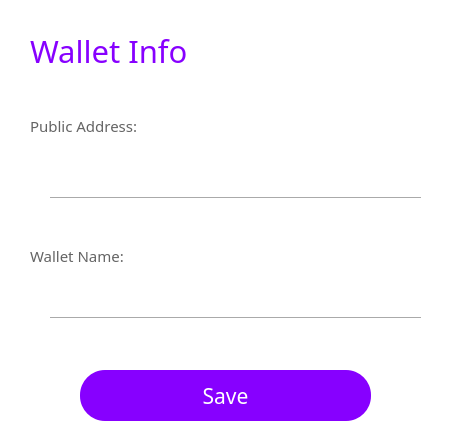
<?xml version="1.0" encoding="UTF-8"?>
<ui version="4.0">
 <class>MulWalForm</class>
 <widget class="QWidget" name="MulWalForm">
  <property name="geometry">
   <rect>
    <x>0</x>
    <y>0</y>
    <width>463</width>
    <height>444</height>
   </rect>
  </property>
  <property name="windowTitle">
   <string>Form</string>
  </property>
  <property name="styleSheet">
   <string notr="true">background-color: rgb(255, 255, 255);</string>
  </property>
  <widget class="QLabel" name="label_51">
   <property name="geometry">
    <rect>
     <x>30</x>
     <y>240</y>
     <width>121</width>
     <height>31</height>
    </rect>
   </property>
   <property name="font">
    <font>
     <family>微软雅黑</family>
     <pointsize>11</pointsize>
    </font>
   </property>
   <property name="styleSheet">
    <string notr="true">color: rgb(100, 100, 100);</string>
   </property>
   <property name="text">
    <string>Wallet Name:</string>
   </property>
  </widget>
  <widget class="Line" name="line_38">
   <property name="geometry">
    <rect>
     <x>50</x>
     <y>190</y>
     <width>371</width>
     <height>16</height>
    </rect>
   </property>
   <property name="orientation">
    <enum>Qt::Horizontal</enum>
   </property>
  </widget>
  <widget class="QLineEdit" name="lineEdit_7">
   <property name="geometry">
    <rect>
     <x>50</x>
     <y>280</y>
     <width>371</width>
     <height>31</height>
    </rect>
   </property>
   <property name="font">
    <font>
     <family>微软雅黑</family>
     <pointsize>10</pointsize>
    </font>
   </property>
   <property name="toolTip">
    <string/>
   </property>
   <property name="statusTip">
    <string/>
   </property>
   <property name="whatsThis">
    <string/>
   </property>
   <property name="accessibleName">
    <string/>
   </property>
   <property name="accessibleDescription">
    <string/>
   </property>
   <property name="styleSheet">
    <string notr="true">
QLineEdit[echoMode=&quot;2&quot;] {
    lineedit-password-character:42;
}
</string>
   </property>
   <property name="frame">
    <bool>false</bool>
   </property>
   <property name="echoMode">
    <enum>QLineEdit::Normal</enum>
   </property>
   <property name="placeholderText">
    <string/>
   </property>
  </widget>
  <widget class="QLabel" name="label_15">
   <property name="geometry">
    <rect>
     <x>30</x>
     <y>30</y>
     <width>201</width>
     <height>41</height>
    </rect>
   </property>
   <property name="font">
    <font>
     <family>微软雅黑</family>
     <pointsize>23</pointsize>
     <weight>50</weight>
     <bold>false</bold>
    </font>
   </property>
   <property name="styleSheet">
    <string notr="true">color: rgb(135, 0, 255);</string>
   </property>
   <property name="text">
    <string>Wallet Info</string>
   </property>
  </widget>
  <widget class="QLabel" name="label_52">
   <property name="geometry">
    <rect>
     <x>30</x>
     <y>110</y>
     <width>151</width>
     <height>31</height>
    </rect>
   </property>
   <property name="font">
    <font>
     <family>微软雅黑</family>
     <pointsize>11</pointsize>
    </font>
   </property>
   <property name="styleSheet">
    <string notr="true">color: rgb(100, 100, 100);</string>
   </property>
   <property name="text">
    <string>Public Address:</string>
   </property>
  </widget>
  <widget class="QLineEdit" name="lineEdit_6">
   <property name="geometry">
    <rect>
     <x>50</x>
     <y>160</y>
     <width>371</width>
     <height>31</height>
    </rect>
   </property>
   <property name="font">
    <font>
     <family>微软雅黑</family>
     <pointsize>10</pointsize>
    </font>
   </property>
   <property name="toolTip">
    <string/>
   </property>
   <property name="statusTip">
    <string/>
   </property>
   <property name="whatsThis">
    <string/>
   </property>
   <property name="accessibleName">
    <string/>
   </property>
   <property name="accessibleDescription">
    <string/>
   </property>
   <property name="styleSheet">
    <string notr="true">
QLineEdit[echoMode=&quot;2&quot;] {
    lineedit-password-character:42;
}
</string>
   </property>
   <property name="frame">
    <bool>false</bool>
   </property>
   <property name="echoMode">
    <enum>QLineEdit::Normal</enum>
   </property>
  </widget>
  <widget class="QPushButton" name="pushButton_9">
   <property name="geometry">
    <rect>
     <x>80</x>
     <y>370</y>
     <width>291</width>
     <height>51</height>
    </rect>
   </property>
   <property name="font">
    <font>
     <family>微软雅黑</family>
     <pointsize>16</pointsize>
    </font>
   </property>
   <property name="cursor">
    <cursorShape>PointingHandCursor</cursorShape>
   </property>
   <property name="focusPolicy">
    <enum>Qt::NoFocus</enum>
   </property>
   <property name="styleSheet">
    <string notr="true">background-color: rgb(135, 0, 255);
color: rgb(255, 255, 255);
border-radius:25px;</string>
   </property>
   <property name="text">
    <string>Save</string>
   </property>
   <property name="flat">
    <bool>false</bool>
   </property>
  </widget>
  <widget class="Line" name="line_41">
   <property name="geometry">
    <rect>
     <x>50</x>
     <y>310</y>
     <width>371</width>
     <height>16</height>
    </rect>
   </property>
   <property name="orientation">
    <enum>Qt::Horizontal</enum>
   </property>
  </widget>
  <widget class="QPushButton" name="closeenterpsw">
   <property name="geometry">
    <rect>
     <x>420</x>
     <y>0</y>
     <width>41</width>
     <height>31</height>
    </rect>
   </property>
   <property name="focusPolicy">
    <enum>Qt::NoFocus</enum>
   </property>
   <property name="styleSheet">
    <string notr="true">border:0px;</string>
   </property>
   <property name="text">
    <string/>
   </property>
   <property name="icon">
    <iconset resource="pic.qrc">
     <normaloff>:/pic/close.png</normaloff>:/pic/close.png</iconset>
   </property>
   <property name="flat">
    <bool>true</bool>
   </property>
  </widget>
 </widget>
 <resources>
  <include location="pic.qrc"/>
 </resources>
 <connections/>
</ui>
